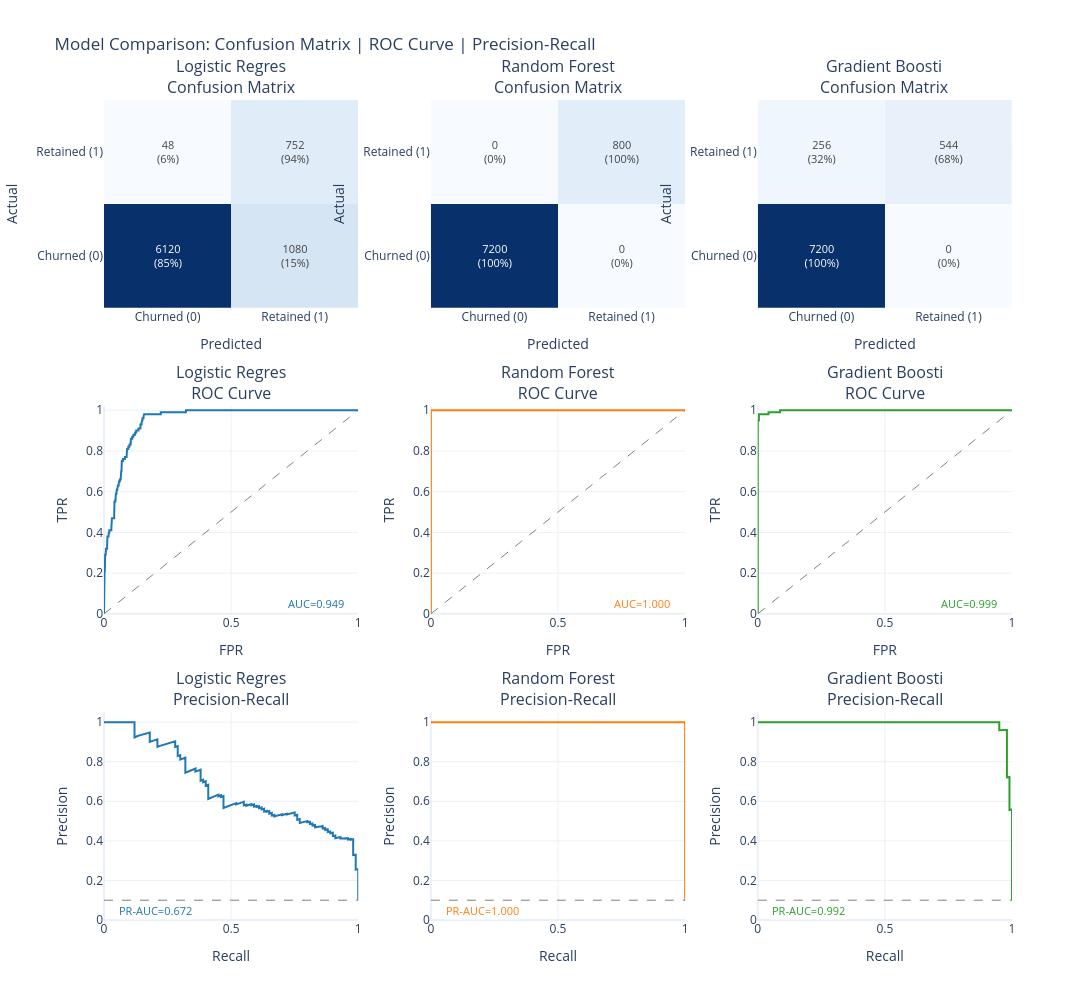

Notebook source saved alongside this figure:
### Markdown cell above
[//]: # (cr:doc name='8_6_model_comparison_grid' id=4ece7d59)
## 8.6 Model Comparison Grid

This visualization shows all models side-by-side with:
- **Row 1**: Confusion matrices (counts and percentages)
- **Row 2**: ROC curves with AUC scores
- **Row 3**: Precision-Recall curves with PR-AUC scores

**📖 How to Read:**
- **Confusion Matrix**: Diagonal = correct predictions. Off-diagonal = errors.
- **ROC Curve**: Higher curve = better. AUC > 0.8 is good, > 0.9 is excellent.
- **PR Curve**: Higher curve = better at finding positives without false alarms.

### Code cell
# @cr:code name='build_grid_results' id=4cc04512
if not _skip_modeling:
    grid_results = {
        name: {"y_pred": data["y_pred"], "y_pred_proba": data["y_pred_proba"]}
        for name, data in model_predictions.items()
    }

    if _is_binary:
        fig = charts.model_comparison_grid(
            grid_results, y_test_np,
            class_labels=["Churned (0)", "Retained (1)"],
            title="Model Comparison: Confusion Matrix | ROC Curve | Precision-Recall"
        )
        display_figure(fig)
    else:
        import numpy as np
        import plotly.graph_objects as go
        from plotly.subplots import make_subplots
        from sklearn.metrics import confusion_matrix

        model_names = list(grid_results.keys())
        n_models = len(model_names)
        fig = make_subplots(rows=1, cols=n_models, subplot_titles=[f"{n[:20]}" for n in model_names])
        for i, name in enumerate(model_names):
            cm = confusion_matrix(y_test_np, grid_results[name]["y_pred"])
            fig.add_trace(go.Heatmap(
                z=cm, x=list(range(cm.shape[1])), y=list(range(cm.shape[0])),
                text=cm.astype(str), texttemplate="%{text}", showscale=False,
                colorscale="Blues",
            ), row=1, col=i + 1)
        fig.update_layout(title="Model Comparison: Confusion Matrices (multiclass)", height=400, width=350 * n_models + 50)
        display_figure(fig)

    print("\n" + "=" * 80)
    print("METRICS SUMMARY")
    print("=" * 80)
    _metrics_cols = ["Model", "Test AUC", "F1-Score", "Precision", "Recall"]
    if _is_binary:
        _metrics_cols.insert(2, "PR-AUC")
    display_table(results_df[_metrics_cols])

### Figure 1 — Plotly figure (JSON) as saved in the notebook; plotly's stock layout.template omitted (floating-point values rounded to 4 significant figures; data arrays with more than 128 entries replaced by an {"elided": "..."} marker saying what was removed)
{"data": [{"colorscale": [[0.0, "rgb(247,251,255)"], [0.125, "rgb(222,235,247)"], [0.25, "rgb(198,219,239)"], [0.375, "rgb(158,202,225)"], [0.5, "rgb(107,174,214)"], [0.625, "rgb(66,146,198)"], [0.75, "rgb(33,113,181)"], [0.875, "rgb(8,81,156)"], [1.0, "rgb(8,48,107)"]], "hovertemplate": "Actual: %{y}<br>Predicted: %{x}<br>Count: %{z}<extra></extra>", "showscale": false, "text": [["6120<br>(85%)", "1080<br>(15%)"], ["48<br>(6%)", "752<br>(94%)"]], "textfont": {"size": 11}, "texttemplate": "%{text}", "type": "heatmap", "x": ["Churned (0)", "Retained (1)"], "xaxis": "x", "y": ["Churned (0)", "Retained (1)"], "yaxis": "y", "z": [[6120, 1080], [48, 752]]}, {"hovertemplate": "FPR: %{x:.2f}<br>TPR: %{y:.2f}<extra></extra>", "line": {"color": "#1f77b4", "width": 2}, "mode": "lines", "name": "AUC=0.949", "showlegend": false, "type": "scatter", "x": {"elided": "1663 float values"}, "xaxis": "x4", "y": {"elided": "1663 float values"}, "yaxis": "y4"}, {"hoverinfo": "skip", "line": {"color": "gray", "dash": "dash", "width": 1}, "mode": "lines", "showlegend": false, "type": "scatter", "x": [0, 1], "xaxis": "x4", "y": [0, 1], "yaxis": "y4"}, {"hovertemplate": "Recall: %{x:.2f}<br>Precision: %{y:.2f}<extra></extra>", "line": {"color": "#1f77b4", "width": 2}, "mode": "lines", "name": "PR-AUC=0.672", "showlegend": false, "type": "scatter", "x": {"elided": "2179 float values"}, "xaxis": "x7", "y": {"elided": "2179 float values"}, "yaxis": "y7"}, {"hoverinfo": "skip", "line": {"color": "gray", "dash": "dash", "width": 1}, "mode": "lines", "showlegend": false, "type": "scatter", "x": [0, 1], "xaxis": "x7", "y": [0.1, 0.1], "yaxis": "y7"}, {"colorscale": [[0.0, "rgb(247,251,255)"], [0.125, "rgb(222,235,247)"], [0.25, "rgb(198,219,239)"], [0.375, "rgb(158,202,225)"], [0.5, "rgb(107,174,214)"], [0.625, "rgb(66,146,198)"], [0.75, "rgb(33,113,181)"], [0.875, "rgb(8,81,156)"], [1.0, "rgb(8,48,107)"]], "hovertemplate": "Actual: %{y}<br>Predicted: %{x}<br>Count: %{z}<extra></extra>", "showscale": false, "text": [["7200<br>(100%)", "0<br>(0%)"], ["0<br>(0%)", "800<br>(100%)"]], "textfont": {"size": 11}, "texttemplate": "%{text}", "type": "heatmap", "x": ["Churned (0)", "Retained (1)"], "xaxis": "x2", "y": ["Churned (0)", "Retained (1)"], "yaxis": "y2", "z": [[7200, 0], [0, 800]]}, {"hovertemplate": "FPR: %{x:.2f}<br>TPR: %{y:.2f}<extra></extra>", "line": {"color": "#ff7f0e", "width": 2}, "mode": "lines", "name": "AUC=1.000", "showlegend": false, "type": "scatter", "x": [0.0, 0.0, 1.0], "xaxis": "x5", "y": [0.0, 1.0, 1.0], "yaxis": "y5"}, {"hoverinfo": "skip", "line": {"color": "gray", "dash": "dash", "width": 1}, "mode": "lines", "showlegend": false, "type": "scatter", "x": [0, 1], "xaxis": "x5", "y": [0, 1], "yaxis": "y5"}, {"hovertemplate": "Recall: %{x:.2f}<br>Precision: %{y:.2f}<extra></extra>", "line": {"color": "#ff7f0e", "width": 2}, "mode": "lines", "name": "PR-AUC=1.000", "showlegend": false, "type": "scatter", "x": [1.0, 1.0, 0.0], "xaxis": "x8", "y": [0.1, 1.0, 1.0], "yaxis": "y8"}, {"hoverinfo": "skip", "line": {"color": "gray", "dash": "dash", "width": 1}, "mode": "lines", "showlegend": false, "type": "scatter", "x": [0, 1], "xaxis": "x8", "y": [0.1, 0.1], "yaxis": "y8"}, {"colorscale": [[0.0, "rgb(247,251,255)"], [0.125, "rgb(222,235,247)"], [0.25, "rgb(198,219,239)"], [0.375, "rgb(158,202,225)"], [0.5, "rgb(107,174,214)"], [0.625, "rgb(66,146,198)"], [0.75, "rgb(33,113,181)"], [0.875, "rgb(8,81,156)"], [1.0, "rgb(8,48,107)"]], "hovertemplate": "Actual: %{y}<br>Predicted: %{x}<br>Count: %{z}<extra></extra>", "showscale": false, "text": [["7200<br>(100%)", "0<br>(0%)"], ["256<br>(32%)", "544<br>(68%)"]], "textfont": {"size": 11}, "texttemplate": "%{text}", "type": "heatmap", "x": ["Churned (0)", "Retained (1)"], "xaxis": "x3", "y": ["Churned (0)", "Retained (1)"], "yaxis": "y3", "z": [[7200, 0], [256, 544]]}, {"hovertemplate": "FPR: %{x:.2f}<br>TPR: %{y:.2f}<extra></extra>", "line": {"color": "#2ca02c", "width": 2}, "mode": "lines", "name": "AUC=0.999", "showlegend": false, "type": "scatter", "x": [0.0, 0.0, 0.0, 0.004444, 0.004444, 0.04222, 0.04222, 0.08778, 0.08778, 0.2911, 0.2933, 0.3222, 0.3244, 0.3556, 0.3578, 0.3667, 0.3689, 0.8578, 0.86, 0.8656, 0.8678, 0.8789, 0.8811, 1.0], "xaxis": "x6", "y": [0.0, 0.01, 0.95, 0.95, 0.98, 0.98, 0.99, 0.99, 1.0, 1.0, 1.0, 1.0, 1.0, 1.0, 1.0, 1.0, 1.0, 1.0, 1.0, 1.0, 1.0, 1.0, 1.0, 1.0], "yaxis": "y6"}, {"hoverinfo": "skip", "line": {"color": "gray", "dash": "dash", "width": 1}, "mode": "lines", "showlegend": false, "type": "scatter", "x": [0, 1], "xaxis": "x6", "y": [0, 1], "yaxis": "y6"}, {"hovertemplate": "Recall: %{x:.2f}<br>Precision: %{y:.2f}<extra></extra>", "line": {"color": "#2ca02c", "width": 2}, "mode": "lines", "name": "PR-AUC=0.992", "showlegend": false, "type": "scatter", "x": {"elided": "994 float values"}, "xaxis": "x9", "y": {"elided": "994 float values"}, "yaxis": "y9"}, {"hoverinfo": "skip", "line": {"color": "gray", "dash": "dash", "width": 1}, "mode": "lines", "showlegend": false, "type": "scatter", "x": [0, 1], "xaxis": "x9", "y": [0.1, 0.1], "yaxis": "y9"}], "layout": {"annotations": [{"font": {"size": 16}, "showarrow": false, "text": "Logistic Regres<br>Confusion Matrix", "x": 0.14, "xanchor": "center", "xref": "paper", "y": 1.0, "yanchor": "bottom", "yref": "paper"}, {"font": {"size": 16}, "showarrow": false, "text": "Random Forest<br>Confusion Matrix", "x": 0.5, "xanchor": "center", "xref": "paper", "y": 1.0, "yanchor": "bottom", "yref": "paper"}, {"font": {"size": 16}, "showarrow": false, "text": "Gradient Boosti<br>Confusion Matrix", "x": 0.86, "xanchor": "center", "xref": "paper", "y": 1.0, "yanchor": "bottom", "yref": "paper"}, {"font": {"size": 16}, "showarrow": false, "text": "Logistic Regres<br>ROC Curve", "x": 0.14, "xanchor": "center", "xref": "paper", "y": 0.6267, "yanchor": "bottom", "yref": "paper"}, {"font": {"size": 16}, "showarrow": false, "text": "Random Forest<br>ROC Curve", "x": 0.5, "xanchor": "center", "xref": "paper", "y": 0.6267, "yanchor": "bottom", "yref": "paper"}, {"font": {"size": 16}, "showarrow": false, "text": "Gradient Boosti<br>ROC Curve", "x": 0.86, "xanchor": "center", "xref": "paper", "y": 0.6267, "yanchor": "bottom", "yref": "paper"}, {"font": {"size": 16}, "showarrow": false, "text": "Logistic Regres<br>Precision-Recall", "x": 0.14, "xanchor": "center", "xref": "paper", "y": 0.2533, "yanchor": "bottom", "yref": "paper"}, {"font": {"size": 16}, "showarrow": false, "text": "Random Forest<br>Precision-Recall", "x": 0.5, "xanchor": "center", "xref": "paper", "y": 0.2533, "yanchor": "bottom", "yref": "paper"}, {"font": {"size": 16}, "showarrow": false, "text": "Gradient Boosti<br>Precision-Recall", "x": 0.86, "xanchor": "center", "xref": "paper", "y": 0.2533, "yanchor": "bottom", "yref": "paper"}, {"bgcolor": "rgba(255,255,255,0.8)", "font": {"color": "#1f77b4", "size": 11}, "showarrow": false, "text": "AUC=0.949", "x": 0.95, "xanchor": "right", "xref": "x4", "y": 0.05, "yref": "y4"}, {"bgcolor": "rgba(255,255,255,0.8)", "font": {"color": "#1f77b4", "size": 11}, "showarrow": false, "text": "PR-AUC=0.672", "x": 0.05, "xanchor": "left", "xref": "x7", "y": 0.05, "yref": "y7"}, {"bgcolor": "rgba(255,255,255,0.8)", "font": {"color": "#ff7f0e", "size": 11}, "showarrow": false, "text": "AUC=1.000", "x": 0.95, "xanchor": "right", "xref": "x5", "y": 0.05, "yref": "y5"}, {"bgcolor": "rgba(255,255,255,0.8)", "font": {"color": "#ff7f0e", "size": 11}, "showarrow": false, "text": "PR-AUC=1.000", "x": 0.05, "xanchor": "left", "xref": "x8", "y": 0.05, "yref": "y8"}, {"bgcolor": "rgba(255,255,255,0.8)", "font": {"color": "#2ca02c", "size": 11}, "showarrow": false, "text": "AUC=0.999", "x": 0.95, "xanchor": "right", "xref": "x6", "y": 0.05, "yref": "y6"}, {"bgcolor": "rgba(255,255,255,0.8)", "font": {"color": "#2ca02c", "size": 11}, "showarrow": false, "text": "PR-AUC=0.992", "x": 0.05, "xanchor": "left", "xref": "x9", "y": 0.05, "yref": "y9"}], "height": 1000, "showlegend": false, "title": {"text": "Model Comparison: Confusion Matrix | ROC Curve | Precision-Recall"}, "width": 1100, "xaxis": {"anchor": "y", "domain": [0.0, 0.28], "title": {"text": "Predicted"}}, "xaxis2": {"anchor": "y2", "domain": [0.36, 0.64], "title": {"text": "Predicted"}}, "xaxis3": {"anchor": "y3", "domain": [0.72, 1.0], "title": {"text": "Predicted"}}, "xaxis4": {"anchor": "y4", "domain": [0.0, 0.28], "range": [0, 1], "title": {"text": "FPR"}}, "xaxis5": {"anchor": "y5", "domain": [0.36, 0.64], "range": [0, 1], "title": {"text": "FPR"}}, "xaxis6": {"anchor": "y6", "domain": [0.72, 1.0], "range": [0, 1], "title": {"text": "FPR"}}, "xaxis7": {"anchor": "y7", "domain": [0.0, 0.28], "range": [0, 1], "title": {"text": "Recall"}}, "xaxis8": {"anchor": "y8", "domain": [0.36, 0.64], "range": [0, 1], "title": {"text": "Recall"}}, "xaxis9": {"anchor": "y9", "domain": [0.72, 1.0], "range": [0, 1], "title": {"text": "Recall"}}, "yaxis": {"anchor": "x", "domain": [0.7467, 1.0], "title": {"text": "Actual"}}, "yaxis2": {"anchor": "x2", "domain": [0.7467, 1.0], "title": {"text": "Actual"}}, "yaxis3": {"anchor": "x3", "domain": [0.7467, 1.0], "title": {"text": "Actual"}}, "yaxis4": {"anchor": "x4", "domain": [0.3733, 0.6267], "range": [0, 1.02], "title": {"text": "TPR"}}, "yaxis5": {"anchor": "x5", "domain": [0.3733, 0.6267], "range": [0, 1.02], "title": {"text": "TPR"}}, "yaxis6": {"anchor": "x6", "domain": [0.3733, 0.6267], "range": [0, 1.02], "title": {"text": "TPR"}}, "yaxis7": {"anchor": "x7", "domain": [0.0, 0.2533], "range": [0, 1.05], "title": {"text": "Precision"}}, "yaxis8": {"anchor": "x8", "domain": [0.0, 0.2533], "range": [0, 1.05], "title": {"text": "Precision"}}, "yaxis9": {"anchor": "x9", "domain": [0.0, 0.2533], "range": [0, 1.05], "title": {"text": "Precision"}}}}
